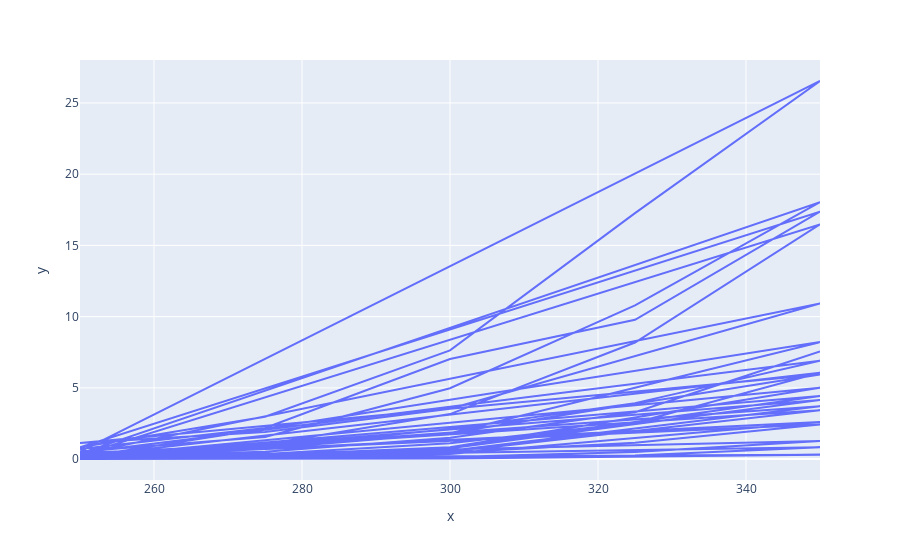

Here is the notebook cell this chart was saved with:
### Code cell
px.line(x = x['温度'],y = x['C4烯烃收率(%)'])
